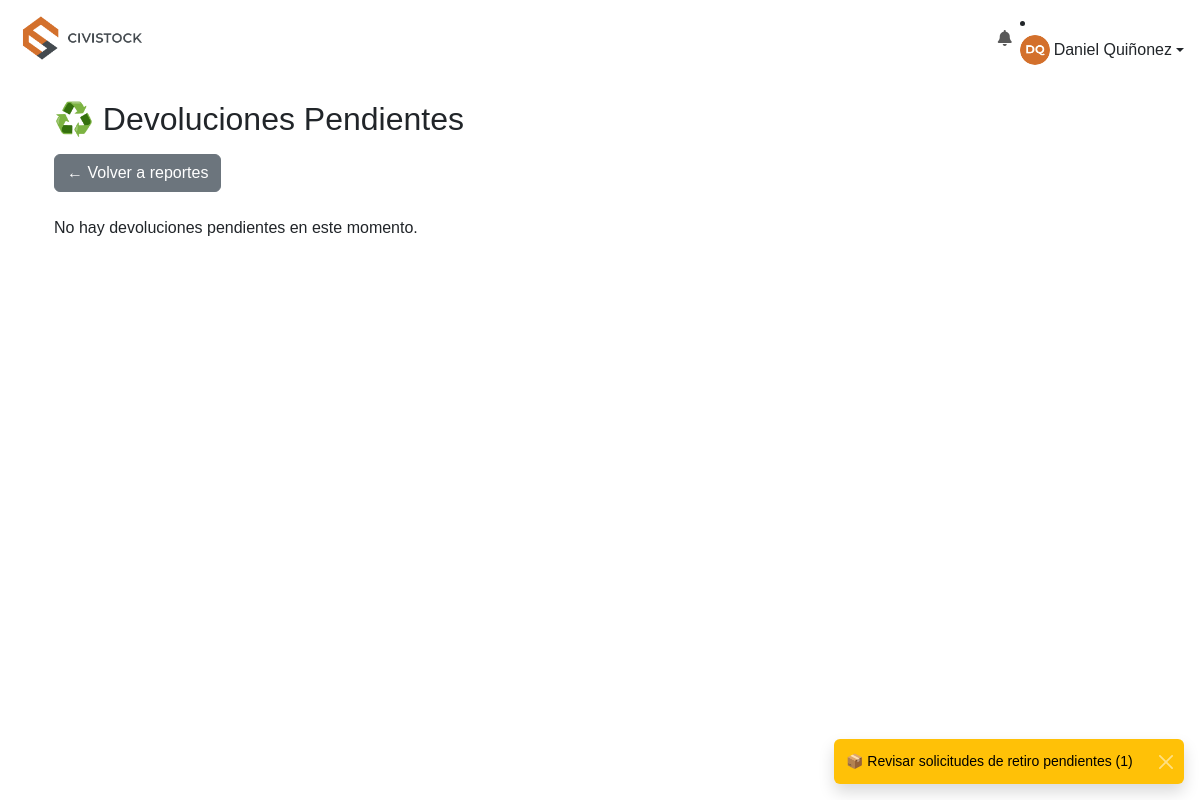
Page /almacenista/revisar_devoluciones (signed in) on the committed database.
### models.py (models this page shows, shortened)
class User(db.Model):
    __tablename__ = 'user'
    id = db.Column(db.Integer, primary_key=True)
    username = db.Column(db.String(80), unique=True, nullable=False)
    nombre = db.Column(db.String(120), nullable=False)
    password = db.Column(db.String(200), nullable=False)
    rol = db.Column(db.String(20), nullable=False)
    foto = db.Column(db.String(120), nullable=True, default='default.jpg')

### almacenista_routes.py (the view)
    def wrapper(*args, **kwargs):
        if 'user_role' not in session or session['user_role'] != 'ALMACENISTA':
            flash('Acceso no autorizado.', 'error')
            return redirect(url_for('home'))
        return func(*args, **kwargs)

### almacenista_routes.py (called while the page is built)
def almacenista_required(func):
    def wrapper(*args, **kwargs):
        if 'user_role' not in session or session['user_role'] != 'ALMACENISTA':
            flash('Acceso no autorizado.', 'error')
            return redirect(url_for('home'))
        return func(*args, **kwargs)
    wrapper.__name__ = func.__name__
    return wrapper

def sync_user_session():
    user = User.query.filter_by(username=session.get('user')).first()
    if user:
        session['user_name'] = user.nombre
        session['user_photo'] = user.foto
        session['user_id'] = user.id

@almacenista_bp.route('/revisar_devoluciones')
@almacenista_required
def revisar_devoluciones():
    sync_user_session()
    devoluciones = Movimiento.query.filter_by(tipo='DEVOLUCION', estado='PENDIENTE').order_by(Movimiento.fecha.desc()).all()
    for d in devoluciones:
        d.fecha_local = fecha_y_hora_colombia(d.fecha)
    return render_template('Almacenista/revisar_devoluciones.html', devoluciones=devoluciones)

### utils.py (called while the page is built)
def fecha_y_hora_colombia(fecha_utc):
    if not fecha_utc:
        return {"fecha": "-", "hora": "-"}
    zona_col = pytz.timezone('America/Bogota')
    if fecha_utc.tzinfo is None:
        fecha_utc = pytz.utc.localize(fecha_utc)
    fecha_local = fecha_utc.astimezone(zona_col)
    return {
        "fecha": fecha_local.strftime("%d/%m/%Y"),
        "hora": fecha_local.strftime("%I:%M %p")
    }

def obtener_materiales_bajo_stock():
    return Material.query.filter(Material.stock <= Material.stock_minimo).all()

### templates/Almacenista/revisar_devoluciones.html (shortened to what this page needs)
{% extends 'base.html' %}
{% block content %}
<div class="container mt-4">
    <h2>♻️ Devoluciones Pendientes</h2>
    <a href="{{ url_for('almacenista.reportes') }}" class="btn btn-secondary mt-2 mb-4">← Volver a reportes</a>
    {% if devoluciones %}
    <div class="table-responsive">
        <table class="table table-bordered table-hover">
            <thead>
                <tr>
                    <th>Fecha</th>
                    <th>Material</th>
                    <th>Cantidad</th>
                    <th>Solicitado por</th>
                    <th>Observación del Ingeniero</th>
                    <th>Evidencias</th>
                    <th>Acciones</th>
                </tr>
            </thead>
            <tbody>
                {% for mov in devoluciones %}
                <tr>
                    <td>{{ mov.fecha_local.fecha }} {{ mov.fecha_local.hora }}</td>
                    <td>{{ mov.material.nombre }}</td>
                    <td>{{ mov.cantidad|formatear_numero }} {{ mov.material.unidad }}</td>
                    <td>{{ mov.usuario.nombre }}</td>
                    <td>{{ mov.observacion or '-' }}</td>
                    <td>
                        <div>
                            <strong>Ing.:</strong>
                            {% if mov.evidencia %}
                                <a href="#" onclick="mostrarModalEvidencia('{{ url_for('static', filename='evidencias/' ~ mov.evidencia) }}'); return false;">Ver</a>
                            {% else %}
                                Sin evidencia
                            {% endif %}
                        </div>
                        <div class="mt-1">
                            <strong>Alm.:</strong>
                            {% if mov.evidencia_almacenista %}
                                <a href="#" onclick="mostrarModalEvidencia('{{ url_for('static', filename=mov.evidencia_almacenista) }}'); return false;">Ver</a>
                            {% else %}
                                Sin evidencia
                            {% endif %}
                        </div>
                    </td>
                    <td>
                        <form method="POST" action="{{ url_for('almacenista.aprobar_o_rechazar_devolucion', id=mov.id) }}" enctype="multipart/form-data">
                            <div class="mb-2">
                                <textarea name="observacion_almacenista" class="form-control" rows="2" placeholder="Observación del almacenista..." required></textarea>
                            </div>
                            <div class="mb-2">
                                <label for="evidencia_almacenista_{{ mov.id }}" class="form-label">Adjuntar evidencia (opcional)</label>
                                <input type="file" name="evidencia_almacenista" accept="image/*,application/pdf" class="form-control form-control-sm">
                            </div>
                            <div class="d-flex gap-2">
                                <button type="submit" name="decision" value="aceptar" class="btn btn-success btn-sm">✅ Aceptar</button>
                                <button type="submit" name="decision" value="rechazar" class="btn btn-danger btn-sm">❌ Rechazar</button>
                            </div>
                        </form>
                    </td>
                </tr>
                {% endfor %}
            </tbody>
        </table>
    </div>
    <div class="modal fade" id="modalEvidencia" tabindex="-1" aria-labelledby="modalEvidenciaLabel" aria-hidden="true">
      <div class="modal-dialog modal-xl modal-dialog-centered">
        <div class="modal-content">
          <div class="modal-header">
            <h5 class="modal-title">📎 Vista previa de evidencia</h5>
            <button type="button" class="btn-close" data-bs-dismiss="modal" aria-label="Cerrar"></button>
          </div>
          <div class="modal-body text-center" id="contenidoModalEvidencia">
          </div>
        </div>
      </div>
    </div>
    {% else %}
    <p>No hay devoluciones pendientes en este momento.</p>
    {% endif %}
</div>
{% endblock %}
{% block scripts %}
{{ super() }}
{% endblock %}

### templates/base.html (shortened to what this page needs)
<!DOCTYPE html>
<html lang="es">
<head>
    <link href="https://cdn.jsdelivr.net/npm/bootstrap@5.3.0/dist/css/bootstrap.min.css" rel="stylesheet">
    <link href="https://cdnjs.cloudflare.com/ajax/libs/font-awesome/6.5.0/css/all.min.css" rel="stylesheet">
    <link rel="stylesheet" href="{{ url_for('static', filename='style.css') }}">
</head>
<body>
    <nav class="navbar navbar-expand-lg navbar-white bg-white px-3">
        <a class="navbar-brand" href="{{ url_for(user_role.lower() + '.dashboard') }}">
            <img src="{{ url_for('static', filename='civistockresponsive.png') }}" alt="Logo" height="50">
        </a>
        <div class="collapse navbar-collapse" id="menuNav">
<ul class="navbar-nav">
    <li class="nav-item dropdown">
        <a class="nav-link position-relative" href="#" id="notifDropdown" role="button" data-bs-toggle="dropdown" aria-expanded="false">
            <i class="fas fa-bell"></i>
        </a>
    </li>
</ul>
                <li class="nav-item dropdown">
                    <a class="nav-link dropdown-toggle d-flex align-items-center" href="#" role="button" data-bs-toggle="dropdown">
                        <img src="{{ url_for('static', filename='uploads/' + (user_photo or 'default.jpg')) }}" alt="Foto" width="30" height="30" class="rounded-circle me-1">
                        {{ user_name }}
                    </a>
                </li>
        </div>
    </nav>
    <div class="container my-4">
        {% block content %}{% endblock %}
    </div>
{% block scripts %}
<div class="toast-container position-fixed bottom-0 end-0 p-3" style="z-index: 1100;"></div>
{% endblock %}

### static/style.css (style rules this page uses)
body, html { margin: 0; padding: 0; height: 100%; font-family: 'Montserrat', sans-serif; }

### rows in the picture
User: foto (picture), nombre "Daniel Quiñonez"
